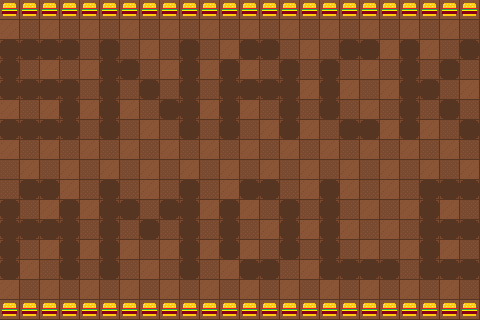

A level layout from a 2D game, rendered from its tile map. Below: a short description, then the map file with its tile-grid data intact:
An orthogonal 24x16 tile map with 20x20 px tiles, 1 tile layer (Main).

<map width="24" height="16" tilewidth="20" tileheight="20">
    <tileset firstgid="1" name="dungeon" tilewidth="20" tileheight="20" tilecount="4" columns="4">
        <image source="dungeon.png" width="80" height="20" />
    </tileset>
    <layer name="Main" width="24" height="16">
        <data encoding="csv">
04,04,04,04,04,04,04,04,04,04,04,04,04,04,04,04,04,04,04,04,04,04,04,04,
02,03,02,03,02,03,02,03,02,03,02,03,02,03,02,03,02,03,02,03,02,03,02,03,
01,01,01,01,03,01,03,02,03,01,03,02,01,01,03,02,03,01,01,02,01,02,03,01,
01,03,02,03,02,01,01,03,02,01,02,01,02,03,01,03,01,03,02,03,01,03,01,03,
01,01,01,01,03,01,03,01,03,01,03,01,01,01,01,02,01,02,03,02,01,01,03,02,
02,03,02,01,02,01,02,03,01,01,02,01,02,03,01,03,01,03,02,03,01,03,01,03,
01,01,01,01,03,01,03,02,03,01,03,01,03,02,01,02,03,01,01,02,01,02,03,01,
02,03,02,03,02,03,02,03,02,03,02,03,02,03,02,03,02,03,02,03,02,03,02,03,
03,02,03,02,03,02,03,02,03,02,03,02,03,02,03,02,03,02,03,02,03,02,03,02,
03,01,01,02,03,01,03,02,03,01,03,02,01,01,03,02,01,02,03,02,03,01,01,01,
01,03,02,01,02,01,01,03,01,01,02,01,02,03,01,03,01,03,02,03,02,01,02,03,
01,01,01,01,03,01,03,01,03,01,03,01,03,02,01,02,01,02,03,02,03,01,01,01,
01,03,02,01,02,01,02,03,02,01,02,01,02,03,01,03,01,03,02,03,02,01,02,03,
01,02,03,01,03,01,03,02,03,01,03,02,01,01,03,02,01,01,01,01,03,01,01,01,
02,03,02,03,02,03,02,03,02,03,02,03,02,03,02,03,02,03,02,03,02,03,02,03,
04,04,04,04,04,04,04,04,04,04,04,04,04,04,04,04,04,04,04,04,04,04,04,04
        </data>
    </layer>
</map>